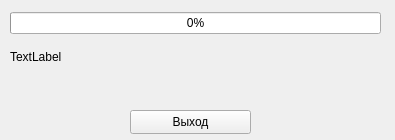
<?xml version="1.0" encoding="UTF-8"?>
<ui version="4.0">
 <class>IndicatorForm</class>
 <widget class="QWidget" name="IndicatorForm">
  <property name="geometry">
   <rect>
    <x>0</x>
    <y>0</y>
    <width>395</width>
    <height>140</height>
   </rect>
  </property>
  <property name="maximumSize">
   <size>
    <width>395</width>
    <height>140</height>
   </size>
  </property>
  <property name="windowTitle">
   <string>Выполняется...</string>
  </property>
  <property name="windowIcon">
   <iconset>
    <normaloff>pic/WiFi_logo_litle.png</normaloff>pic/WiFi_logo_litle.png</iconset>
  </property>
  <widget class="QWidget" name="layoutWidget">
   <property name="geometry">
    <rect>
     <x>10</x>
     <y>12</y>
     <width>371</width>
     <height>61</height>
    </rect>
   </property>
   <layout class="QVBoxLayout" name="verticalLayout">
    <item>
     <widget class="QProgressBar" name="ProgressDo">
      <property name="value">
       <number>0</number>
      </property>
     </widget>
    </item>
    <item>
     <widget class="QLabel" name="Log">
      <property name="text">
       <string>TextLabel</string>
      </property>
     </widget>
    </item>
   </layout>
  </widget>
  <widget class="QPushButton" name="ExitDialog">
   <property name="geometry">
    <rect>
     <x>130</x>
     <y>110</y>
     <width>121</width>
     <height>24</height>
    </rect>
   </property>
   <property name="maximumSize">
    <size>
     <width>500</width>
     <height>16777215</height>
    </size>
   </property>
   <property name="text">
    <string>Выход</string>
   </property>
  </widget>
 </widget>
 <resources/>
 <connections>
  <connection>
   <sender>ExitDialog</sender>
   <signal>clicked()</signal>
   <receiver>IndicatorForm</receiver>
   <slot>close()</slot>
   <hints>
    <hint type="sourcelabel">
     <x>214</x>
     <y>164</y>
    </hint>
    <hint type="destinationlabel">
     <x>388</x>
     <y>161</y>
    </hint>
   </hints>
  </connection>
 </connections>
</ui>
